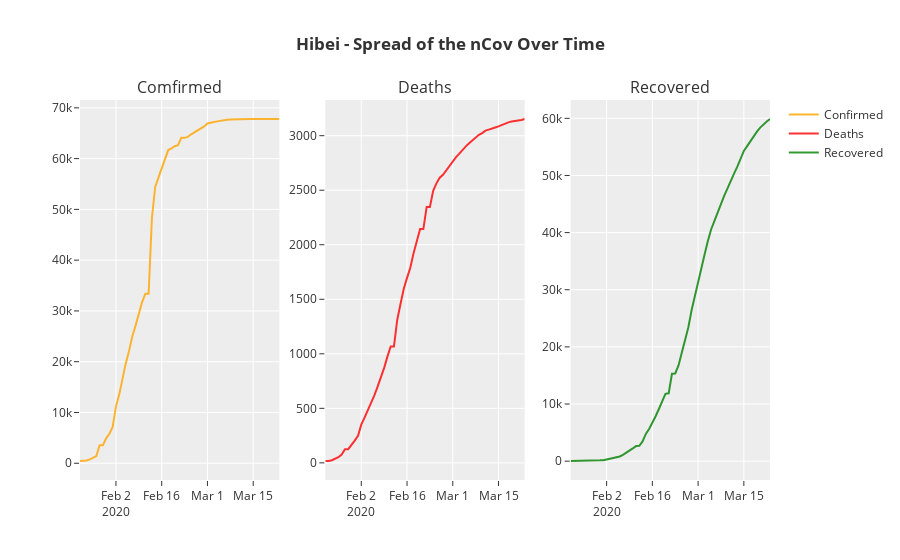

Notebook code cell kept with this figure:
### Markdown cell above
## Hubei - Spread Over Time

### Code cell
plot = make_subplots(rows=1, cols=3, subplot_titles=("Comfirmed", "Deaths", "Recovered"))

# to plot the spread over time, we would need the data distribution spread over time starting from 22nd Jan 2020
# so we will extract the sub-set from the original data.
hubei_data_over_time = nCoV_data[nCoV_data['State'] == 'Hubei']

scatterPlotCasesOverTime(hubei_data_over_time, "<b>Hibei</b>")
